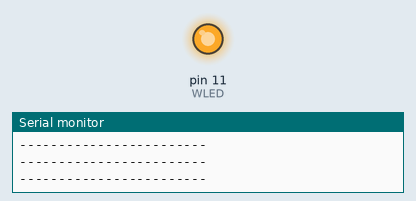
Simulated run of this sketch. Board: Arduino Uno, built with avr-gcc and run on an emulated ATmega328P. On the bench: output pins drawn as LEDs (lit = HIGH), the last lines printed to the serial monitor.

Above: at 0.21 s.
At 9.81 s:
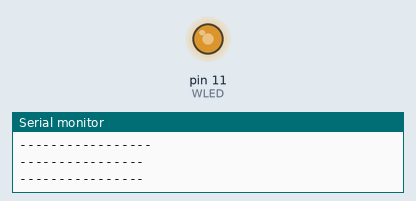
At 19.11 s:
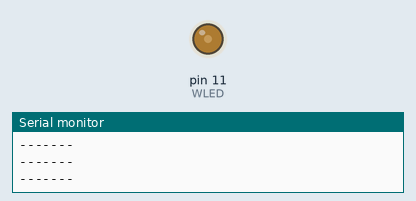
At 39.76 s:
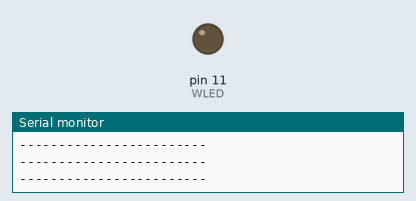
Timing chart, 0 to 40.0 s (numbered marks = the images above):
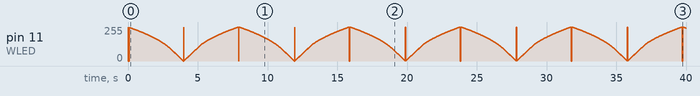

The sketch:

WLED.ino
```cpp
#define WLED    11
int x = 255; //x is variable for brightness of LED, starts at highest brightness(255)
void setup() {
  pinMode(WLED, OUTPUT);
  Serial.begin(9600) ;
}

void loop() {
  for (x <= 0; x <= 255; x++) { //this for loop makes the LED get brighter when x is greater than 0 and less than 255
    analogWrite(WLED, x);
    delay(10);
      for (int i = 1; i < x/10; i = i + 1) { //prints dashes proportionate to brightness of led(x) divided by 10
    Serial.print("-");
  }
  Serial.println("");
  }
  for (x >= 255; x >= 0; x--) { //when c is greater than or equal to 255, LED gets dimmer
    analogWrite(WLED, x);
    delay(10);
      for (int i = 1; i < x/10; i = i + 1) { //prints number of dashes proportionate to brightness of LED
    Serial.print("-");
  }
  Serial.println("");
  }

}
```
